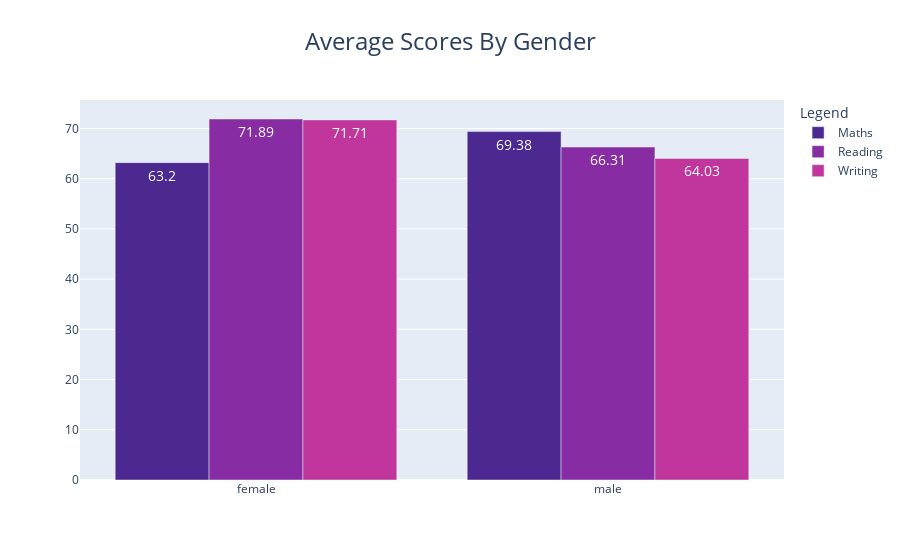

The cell this chart's notebook holds for it:
### Markdown cell above
### <font color="AA0088">Average Scores By Gender</font>

### Code cell
fig_bar_avg_gender_score = go.Figure(data = [
     go.Bar(name = "Maths",
            x = exam_scores_df.groupby('gender').math_score.mean().index, 
            y = exam_scores_df.groupby('gender').math_score.mean().values,
            text = np.round(exam_scores_df.groupby('gender').math_score.mean().values, 2),
            marker_color = CHART_COLOR_THEME[0]),
     go.Bar(name = "Reading", 
            x = exam_scores_df.groupby('gender').reading_score.mean().index, 
            y = exam_scores_df.groupby('gender').reading_score.mean().values,
            text = np.round(exam_scores_df.groupby('gender').reading_score.mean().values, 2),
            marker_color = CHART_COLOR_THEME[1]),
     go.Bar(name = "Writing", 
            x = exam_scores_df.groupby('gender').writing_score.mean().index, 
            y = exam_scores_df.groupby('gender').writing_score.mean().values,
            text = np.round(exam_scores_df.groupby('gender').writing_score.mean().values, 2),
            marker_color = CHART_COLOR_THEME[2]),
              
])

#fig_bar_avg_gender_score.update_layout(barmode='group')
fig_bar_avg_gender_score.update_traces(textposition="inside", 
                                       textfont_size = 14,
                                       textfont_color = "white",
                                       hovertemplate = "<b>%{fullData.name}</b><br><br>Avg Score: %{value}<extra></extra>",
                                       hoverlabel = dict(font = dict(color = "white"))
                                       )


fig_bar_avg_gender_score.update_layout({"title_text": "Average Scores By Gender",
                                        "title_font_size": 24,
                                        "title_x": 0.50,
                                        "legend_title": "Legend",
                                        "barmode":'group'
                                        })

fig_bar_avg_gender_score.show()

### Figure 1 — Plotly figure (JSON) as saved in the notebook; plotly's stock layout.template omitted (floating-point values rounded to 4 significant figures)
{"data": [{"hoverlabel": {"font": {"color": "white"}}, "hovertemplate": "<b>%{fullData.name}</b><br><br>Avg Score: %{value}<extra></extra>", "marker": {"color": "rgb(75, 41, 145)"}, "name": "Maths", "text": [63.2, 69.38], "textfont": {"color": "white", "size": 14}, "textposition": "inside", "type": "bar", "x": ["female", "male"], "y": [63.2, 69.38]}, {"hoverlabel": {"font": {"color": "white"}}, "hovertemplate": "<b>%{fullData.name}</b><br><br>Avg Score: %{value}<extra></extra>", "marker": {"color": "rgb(135, 44, 162)"}, "name": "Reading", "text": [71.89, 66.31], "textfont": {"color": "white", "size": 14}, "textposition": "inside", "type": "bar", "x": ["female", "male"], "y": [71.89, 66.31]}, {"hoverlabel": {"font": {"color": "white"}}, "hovertemplate": "<b>%{fullData.name}</b><br><br>Avg Score: %{value}<extra></extra>", "marker": {"color": "rgb(192, 54, 157)"}, "name": "Writing", "text": [71.71, 64.03], "textfont": {"color": "white", "size": 14}, "textposition": "inside", "type": "bar", "x": ["female", "male"], "y": [71.71, 64.03]}], "layout": {"barmode": "group", "legend": {"title": {"text": "Legend"}}, "title": {"font": {"size": 24}, "text": "Average Scores By Gender", "x": 0.5}}}
